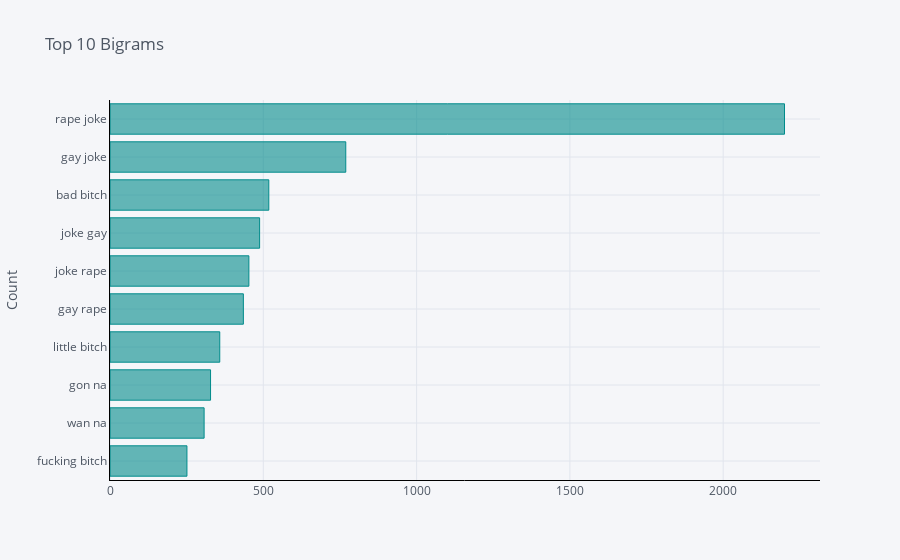

The notebook cell saved with this chart:
### Code cell
bigrams(data,'gender')

### Figure 1 — Plotly figure (JSON) as saved in the notebook; plotly's stock layout.template omitted (floating-point values rounded to 4 significant figures)
{"data": [{"marker": {"color": "rgba(0, 139, 139, 0.6)", "line": {"color": "rgba(0, 139, 139, 1.0)", "width": 1}}, "name": "count", "orientation": "h", "text": "", "type": "bar", "x": [251, 307, 328, 358, 435, 453, 488, 518, 769, 2200], "y": ["fucking bitch", "wan na", "gon na", "little bitch", "gay rape", "joke rape", "joke gay", "bad bitch", "gay joke", "rape joke"]}], "layout": {"autosize": true, "legend": {"bgcolor": "#F5F6F9", "font": {"color": "#4D5663"}}, "paper_bgcolor": "#F5F6F9", "plot_bgcolor": "#F5F6F9", "title": {"font": {"color": "#4D5663"}, "text": "Top 10 Bigrams"}, "xaxis": {"autorange": true, "gridcolor": "#E1E5ED", "linecolor": "black", "range": [0, 2316.0], "showgrid": true, "tickfont": {"color": "#4D5663"}, "title": {"font": {"color": "#4D5663"}, "text": ""}, "type": "linear", "zerolinecolor": "#E1E5ED"}, "yaxis": {"autorange": true, "gridcolor": "#E1E5ED", "linecolor": "black", "range": [-0.5, 9.5], "showgrid": true, "tickfont": {"color": "#4D5663"}, "title": {"font": {"color": "#4D5663"}, "text": "Count"}, "type": "category", "zerolinecolor": "#E1E5ED"}}}
